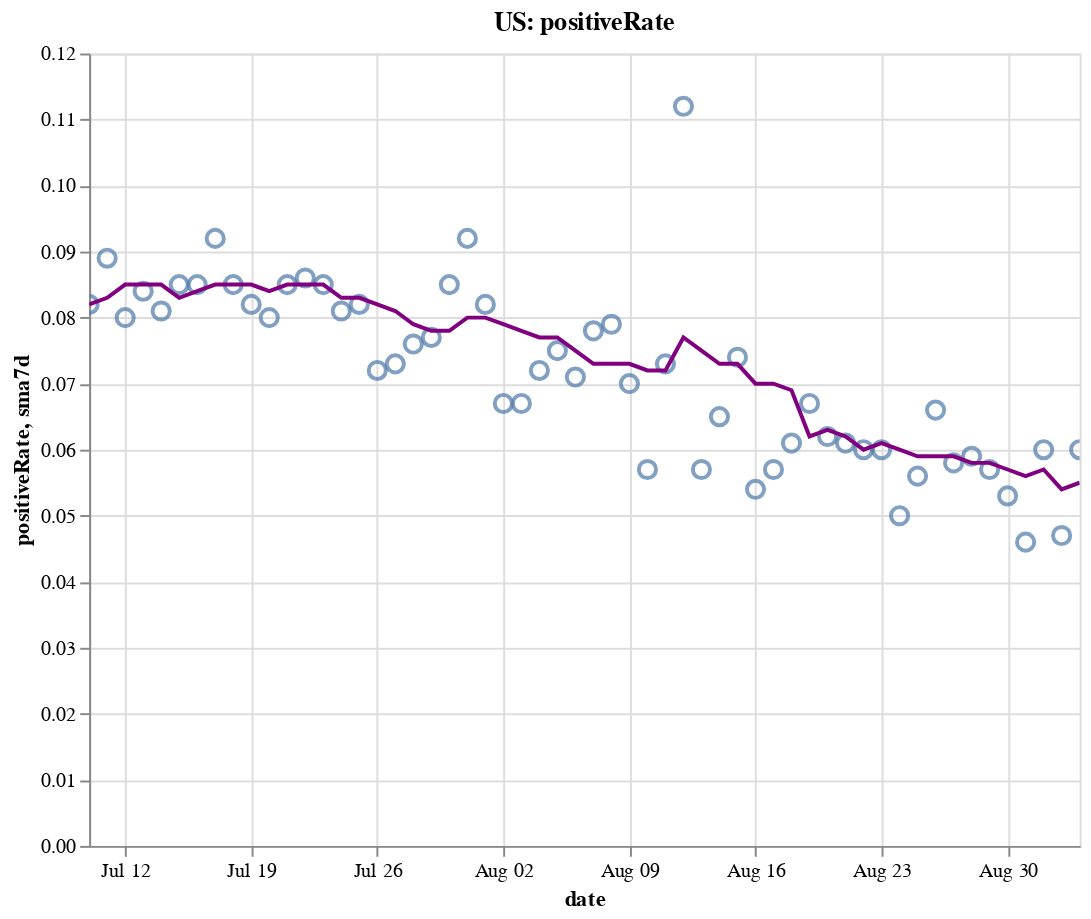

This figure's notebook cell:
### Code cell
create_plot(us, 'positiveRate')

### Figure 1 — Vega-Lite specification as saved in the notebook (floating-point values rounded to 4 significant figures)
{"config": {"view": {"continuousWidth": 400, "continuousHeight": 300}}, "layer": [{"layer": [{"mark": {"type": "point", "size": 75}, "encoding": {"tooltip": [{"type": "temporal", "field": "date"}, {"type": "quantitative", "field": "positiveRate"}, {"type": "quantitative", "field": "sma7d"}], "x": {"type": "temporal", "field": "date"}, "y": {"type": "quantitative", "field": "positiveRate"}}, "selection": {"selector004": {"type": "interval", "bind": "scales", "encodings": ["x", "y"]}}}, {"mark": {"type": "line", "color": "purple"}, "encoding": {"x": {"type": "temporal", "field": "date"}, "y": {"type": "quantitative", "field": "sma7d"}}}]}, {"mark": {"type": "rule", "color": "#aaa"}, "encoding": {"x": {"type": "temporal", "field": "date"}}, "transform": [{"filter": {"selection": "selector003"}}]}, {"mark": "circle", "encoding": {"opacity": {"condition": {"value": 1, "selection": "selector003"}, "value": 0}, "tooltip": [{"type": "temporal", "field": "date"}, {"type": "quantitative", "field": "positiveRate"}, {"type": "quantitative", "field": "sma7d"}], "x": {"type": "temporal", "field": "date"}, "y": {"type": "quantitative", "field": "positiveRate"}}, "selection": {"selector003": {"type": "single", "encodings": ["x"], "on": "mouseover", "nearest": true, "empty": "none"}}}, {"mark": {"type": "text", "align": "left", "dx": 5, "dy": -5, "stroke": "white", "strokeWidth": 2}, "encoding": {"text": {"type": "quantitative", "field": "positiveRate"}, "tooltip": [{"type": "temporal", "field": "date"}, {"type": "quantitative", "field": "positiveRate"}, {"type": "quantitative", "field": "sma7d"}], "x": {"type": "temporal", "field": "date"}, "y": {"type": "quantitative", "field": "positiveRate"}}, "transform": [{"filter": {"selection": "selector003"}}]}, {"mark": {"type": "text", "align": "left", "dx": 5, "dy": -5}, "encoding": {"text": {"type": "quantitative", "field": "positiveRate"}, "tooltip": [{"type": "temporal", "field": "date"}, {"type": "quantitative", "field": "positiveRate"}, {"type": "quantitative", "field": "sma7d"}], "x": {"type": "temporal", "field": "date"}, "y": {"type": "quantitative", "field": "positiveRate"}}, "transform": [{"filter": {"selection": "selector003"}}]}], "data": {"name": "data-7d074bac94103a8c52b27f34717e3f02"}, "height": 400, "title": "US: positiveRate", "width": 500, "$schema": "https://vega.github.io/schema/vega-lite/v4.8.1.json", "datasets": {"data-7d074bac94103a8c52b27f34717e3f02": [{"date": "2020-07-10T00:00:00", "totalTestResultsIncrease": 814900.0, "positiveIncrease": 66850.0, "death": 126300.0, "deathIncrease": 854.0, "positiveRate": 0.082, "state": "US", "sma7d": 0.082}, {"date": "2020-07-11T00:00:00", "totalTestResultsIncrease": 707800.0, "positiveIncrease": 62900.0, "death": 127000.0, "deathIncrease": 757.0, "positiveRate": 0.089, "state": "US", "sma7d": 0.083}, {"date": "2020-07-12T00:00:00", "totalTestResultsIncrease": 769400.0, "positiveIncrease": 61310.0, "death": 127500.0, "deathIncrease": 476.0, "positiveRate": 0.08, "state": "US", "sma7d": 0.085}, {"date": "2020-07-13T00:00:00", "totalTestResultsIncrease": 691900.0, "positiveIncrease": 58100.0, "death": 127800.0, "deathIncrease": 327.0, "positiveRate": 0.084, "state": "US", "sma7d": 0.085}, {"date": "2020-07-14T00:00:00", "totalTestResultsIncrease": 770000.0, "positiveIncrease": 62730.0, "death": 128600.0, "deathIncrease": 736.0, "positiveRate": 0.081, "state": "US", "sma7d": 0.085}, {"date": "2020-07-15T00:00:00", "totalTestResultsIncrease": 773200.0, "positiveIncrease": 65800.0, "death": 129400.0, "deathIncrease": 858.0, "positiveRate": 0.085, "state": "US", "sma7d": 0.083}, {"date": "2020-07-16T00:00:00", "totalTestResultsIncrease": 832400.0, "positiveIncrease": 71040.0, "death": 130400.0, "deathIncrease": 947.0, "positiveRate": 0.085, "state": "US", "sma7d": 0.084}, {"date": "2020-07-17T00:00:00", "totalTestResultsIncrease": 839300.0, "positiveIncrease": 76840.0, "death": 131300.0, "deathIncrease": 951.0, "positiveRate": 0.092, "state": "US", "sma7d": 0.085}, {"date": "2020-07-18T00:00:00", "totalTestResultsIncrease": 763600.0, "positiveIncrease": 64950.0, "death": 132200.0, "deathIncrease": 872.0, "positiveRate": 0.085, "state": "US", "sma7d": 0.085}, {"date": "2020-07-19T00:00:00", "totalTestResultsIncrease": 786700.0, "positiveIncrease": 64260.0, "death": 132700.0, "deathIncrease": 527.0, "positiveRate": 0.082, "state": "US", "sma7d": 0.085}, {"date": "2020-07-20T00:00:00", "totalTestResultsIncrease": 712400.0, "positiveIncrease": 57040.0, "death": 133100.0, "deathIncrease": 363.0, "positiveRate": 0.08, "state": "US", "sma7d": 0.084}, {"date": "2020-07-21T00:00:00", "totalTestResultsIncrease": 754900.0, "positiveIncrease": 63930.0, "death": 134100.0, "deathIncrease": 1038.0, "positiveRate": 0.085, "state": "US", "sma7d": 0.085}, {"date": "2020-07-22T00:00:00", "totalTestResultsIncrease": 801600.0, "positiveIncrease": 69330.0, "death": 135300.0, "deathIncrease": 1171.0, "positiveRate": 0.086, "state": "US", "sma7d": 0.085}, {"date": "2020-07-23T00:00:00", "totalTestResultsIncrease": 845900.0, "positiveIncrease": 71550.0, "death": 136300.0, "deathIncrease": 1055.0, "positiveRate": 0.085, "state": "US", "sma7d": 0.085}, {"date": "2020-07-24T00:00:00", "totalTestResultsIncrease": 933600.0, "positiveIncrease": 75240.0, "death": 137500.0, "deathIncrease": 1176.0, "positiveRate": 0.081, "state": "US", "sma7d": 0.083}, {"date": "2020-07-25T00:00:00", "totalTestResultsIncrease": 791000.0, "positiveIncrease": 64740.0, "death": 138500.0, "deathIncrease": 1023.0, "positiveRate": 0.082, "state": "US", "sma7d": 0.083}, {"date": "2020-07-26T00:00:00", "totalTestResultsIncrease": 851100.0, "positiveIncrease": 61010.0, "death": 139100.0, "deathIncrease": 559.0, "positiveRate": 0.072, "state": "US", "sma7d": 0.082}, {"date": "2020-07-27T00:00:00", "totalTestResultsIncrease": 762700.0, "positiveIncrease": 55320.0, "death": 140200.0, "deathIncrease": 1059.0, "positiveRate": 0.073, "state": "US", "sma7d": 0.081}, {"date": "2020-07-28T00:00:00", "totalTestResultsIncrease": 738100.0, "positiveIncrease": 56450.0, "death": 141300.0, "deathIncrease": 1122.0, "positiveRate": 0.076, "state": "US", "sma7d": 0.079}, {"date": "2020-07-29T00:00:00", "totalTestResultsIncrease": 864500.0, "positiveIncrease": 66960.0, "death": 142800.0, "deathIncrease": 1492.0, "positiveRate": 0.077, "state": "US", "sma7d": 0.078}, {"date": "2020-07-30T00:00:00", "totalTestResultsIncrease": 814700.0, "positiveIncrease": 69420.0, "death": 144000.0, "deathIncrease": 1259.0, "positiveRate": 0.085, "state": "US", "sma7d": 0.078}, {"date": "2020-07-31T00:00:00", "totalTestResultsIncrease": 731900.0, "positiveIncrease": 67620.0, "death": 145400.0, "deathIncrease": 1312.0, "positiveRate": 0.092, "state": "US", "sma7d": 0.08}, {"date": "2020-08-01T00:00:00", "totalTestResultsIncrease": 745700.0, "positiveIncrease": 61100.0, "death": 146500.0, "deathIncrease": 1190.0, "positiveRate": 0.082, "state": "US", "sma7d": 0.08}, {"date": "2020-08-02T00:00:00", "totalTestResultsIncrease": 699500.0, "positiveIncrease": 46760.0, "death": 147000.0, "deathIncrease": 498.0, "positiveRate": 0.067, "state": "US", "sma7d": 0.079}, {"date": "2020-08-03T00:00:00", "totalTestResultsIncrease": 745100.0, "positiveIncrease": 49770.0, "death": 147600.0, "deathIncrease": 519.0, "positiveRate": 0.067, "state": "US", "sma7d": 0.078}, {"date": "2020-08-04T00:00:00", "totalTestResultsIncrease": 717100.0, "positiveIncrease": 51860.0, "death": 148800.0, "deathIncrease": 1255.0, "positiveRate": 0.072, "state": "US", "sma7d": 0.077}, {"date": "2020-08-05T00:00:00", "totalTestResultsIncrease": 699600.0, "positiveIncrease": 52330.0, "death": 150200.0, "deathIncrease": 1346.0, "positiveRate": 0.075, "state": "US", "sma7d": 0.077}, {"date": "2020-08-06T00:00:00", "totalTestResultsIncrease": 766600.0, "positiveIncrease": 54180.0, "death": 151400.0, "deathIncrease": 1251.0, "positiveRate": 0.071, "state": "US", "sma7d": 0.075}, {"date": "2020-08-07T00:00:00", "totalTestResultsIncrease": 785400.0, "positiveIncrease": 61350.0, "death": 152700.0, "deathIncrease": 1333.0, "positiveRate": 0.078, "state": "US", "sma7d": 0.073}, {"date": "2020-08-08T00:00:00", "totalTestResultsIncrease": 683400.0, "positiveIncrease": 53710.0, "death": 153800.0, "deathIncrease": 1089.0, "positiveRate": 0.079, "state": "US", "sma7d": 0.073}, {"date": "2020-08-09T00:00:00", "totalTestResultsIncrease": 724000.0, "positiveIncrease": 50620.0, "death": 154400.0, "deathIncrease": 616.0, "positiveRate": 0.07, "state": "US", "sma7d": 0.073}, {"date": "2020-08-10T00:00:00", "totalTestResultsIncrease": 740900.0, "positiveIncrease": 42090.0, "death": 154900.0, "deathIncrease": 426.0, "positiveRate": 0.057, "state": "US", "sma7d": 0.072}, {"date": "2020-08-11T00:00:00", "totalTestResultsIncrease": 760000.0, "positiveIncrease": 55700.0, "death": 156200.0, "deathIncrease": 1326.0, "positiveRate": 0.073, "state": "US", "sma7d": 0.072}, {"date": "2020-08-12T00:00:00", "totalTestResultsIncrease": 500200.0, "positiveIncrease": 56130.0, "death": 157700.0, "deathIncrease": 1517.0, "positiveRate": 0.112, "state": "US", "sma7d": 0.077}, {"date": "2020-08-13T00:00:00", "totalTestResultsIncrease": 900300.0, "positiveIncrease": 51760.0, "death": 158900.0, "deathIncrease": 1163.0, "positiveRate": 0.057, "state": "US", "sma7d": 0.075}, {"date": "2020-08-14T00:00:00", "totalTestResultsIncrease": 862300.0, "positiveIncrease": 55640.0, "death": 160100.0, "deathIncrease": 1216.0, "positiveRate": 0.065, "state": "US", "sma7d": 0.073}, {"date": "2020-08-15T00:00:00", "totalTestResultsIncrease": 756700.0, "positiveIncrease": 56150.0, "death": 161300.0, "deathIncrease": 1219.0, "positiveRate": 0.074, "state": "US", "sma7d": 0.073}, {"date": "2020-08-16T00:00:00", "totalTestResultsIncrease": 790400.0, "positiveIncrease": 42490.0, "death": 161900.0, "deathIncrease": 619.0, "positiveRate": 0.054, "state": "US", "sma7d": 0.07}, {"date": "2020-08-17T00:00:00", "totalTestResultsIncrease": 670100.0, "positiveIncrease": 37880.0, "death": 162300.0, "deathIncrease": 407.0, "positiveRate": 0.057, "state": "US", "sma7d": 0.07}, {"date": "2020-08-18T00:00:00", "totalTestResultsIncrease": 663600.0, "positiveIncrease": 40800.0, "death": 163500.0, "deathIncrease": 1196.0, "positiveRate": 0.061, "state": "US", "sma7d": 0.069}, {"date": "2020-08-19T00:00:00", "totalTestResultsIncrease": 674000.0, "positiveIncrease": 44950.0, "death": 165000.0, "deathIncrease": 1420.0, "positiveRate": 0.067, "state": "US", "sma7d": 0.062}, {"date": "2020-08-20T00:00:00", "totalTestResultsIncrease": 703300.0, "positiveIncrease": 43760.0, "death": 166100.0, "deathIncrease": 1134.0, "positiveRate": 0.062, "state": "US", "sma7d": 0.063}, {"date": "2020-08-21T00:00:00", "totalTestResultsIncrease": 759100.0, "positiveIncrease": 46560.0, "death": 167200.0, "deathIncrease": 1123.0, "positiveRate": 0.061, "state": "US", "sma7d": 0.062}, {"date": "2020-08-22T00:00:00", "totalTestResultsIncrease": 773800.0, "positiveIncrease": 46240.0, "death": 168200.0, "deathIncrease": 1029.0, "positiveRate": 0.06, "state": "US", "sma7d": 0.06}, {"date": "2020-08-23T00:00:00", "totalTestResultsIncrease": 629500.0, "positiveIncrease": 37570.0, "death": 168800.0, "deathIncrease": 572.0, "positiveRate": 0.06, "state": "US", "sma7d": 0.061}, {"date": "2020-08-24T00:00:00", "totalTestResultsIncrease": 692200.0, "positiveIncrease": 34640.0, "death": 169200.0, "deathIncrease": 343.0, "positiveRate": 0.05, "state": "US", "sma7d": 0.06}, {"date": "2020-08-25T00:00:00", "totalTestResultsIncrease": 645600.0, "positiveIncrease": 36370.0, "death": 170300.0, "deathIncrease": 1147.0, "positiveRate": 0.056, "state": "US", "sma7d": 0.059}, {"date": "2020-08-26T00:00:00", "totalTestResultsIncrease": 655000.0, "positiveIncrease": 43360.0, "death": 171600.0, "deathIncrease": 1298.0, "positiveRate": 0.066, "state": "US", "sma7d": 0.059}, {"date": "2020-08-27T00:00:00", "totalTestResultsIncrease": 751900.0, "positiveIncrease": 43980.0, "death": 172700.0, "deathIncrease": 1129.0, "positiveRate": 0.058, "state": "US", "sma7d": 0.059}, {"date": "2020-08-28T00:00:00", "totalTestResultsIncrease": 783200.0, "positiveIncrease": 46550.0, "death": 173800.0, "deathIncrease": 1023.0, "positiveRate": 0.059, "state": "US", "sma7d": 0.058}, {"date": "2020-08-29T00:00:00", "totalTestResultsIncrease": 775600.0, "positiveIncrease": 44500.0, "death": 174800.0, "deathIncrease": 1015.0, "positiveRate": 0.057, "state": "US", "sma7d": 0.058}, {"date": "2020-08-30T00:00:00", "totalTestResultsIncrease": 746500.0, "positiveIncrease": 39500.0, "death": 175200.0, "deathIncrease": 475.0, "positiveRate": 0.053, "state": "US", "sma7d": 0.057}, {"date": "2020-08-31T00:00:00", "totalTestResultsIncrease": 685600.0, "positiveIncrease": 31410.0, "death": 175600.0, "deathIncrease": 366.0, "positiveRate": 0.046, "state": "US", "sma7d": 0.056}, {"date": "2020-09-01T00:00:00", "totalTestResultsIncrease": 704300.0, "positiveIncrease": 42420.0, "death": 176600.0, "deathIncrease": 1027.0, "positiveRate": 0.06, "state": "US", "sma7d": 0.057}, {"date": "2020-09-02T00:00:00", "totalTestResultsIncrease": 649400.0, "positiveIncrease": 30410.0, "death": 177700.0, "deathIncrease": 1032.0, "positiveRate": 0.047, "state": "US", "sma7d": 0.054}, {"date": "2020-09-03T00:00:00", "totalTestResultsIncrease": 733100.0, "positiveIncrease": 44190.0, "death": 178700.0, "deathIncrease": 1072.0, "positiveRate": 0.06, "state": "US", "sma7d": 0.055}]}}
